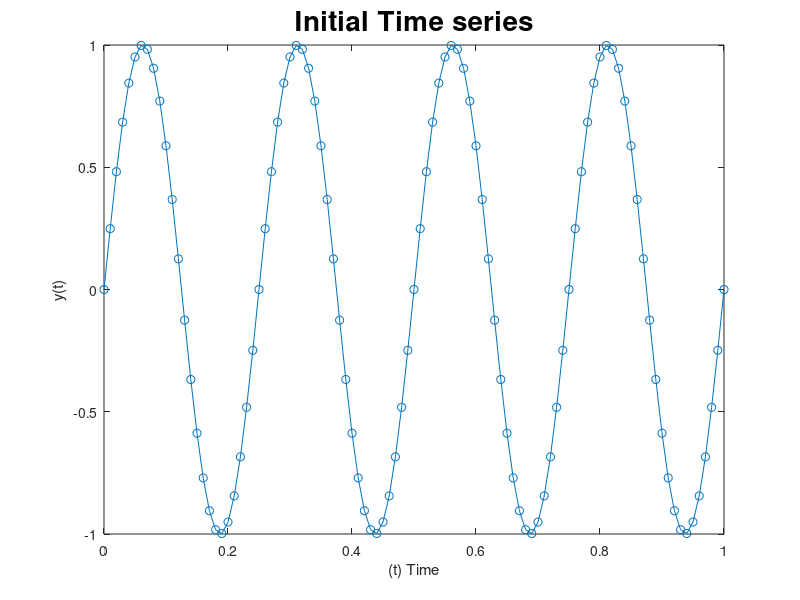

Write MATLAB code to recreate this figure.
%Script 2.3
 
% equation  y(t) = sin(2*pi*f*t)

f=4;     % frequency 
Ts=0.01; % sampling rate fs=1/Ts (100/sec)
t=0: Ts: 1;
x=sin(2*pi*f*t);

plot(t,x, 'o-');

title('Initial Time series','FontSize',20)  
ylabel('y(t)')
xlabel('(t) Time')

